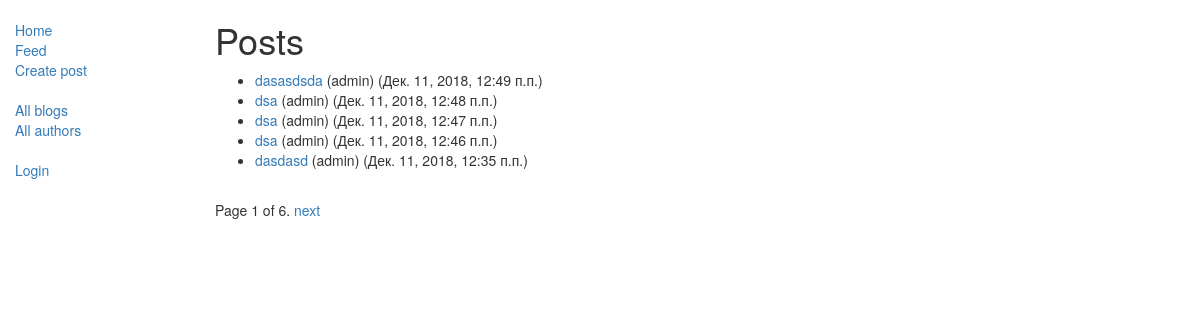
/blog/blogs/, run on the app's committed database.
### blog/models.py (models this page shows, shortened)
class Blog(models.Model):
    title = models.CharField(max_length=200)
    author = models.ForeignKey(Author, on_delete=models.SET_NULL, null=True)
    text = models.TextField()
    post_date = models.DateTimeField(auto_now_add=True)
    class Meta:
        ordering = ['-post_date']
    def get_absolute_url(self):
        return reverse('blog-detail', args=[str(self.id)])

class Author(models.Model):
    user = models.OneToOneField(User, on_delete=models.CASCADE)
    following = models.ManyToManyField('Author', related_name='followers', null=True, blank=True)
    class Meta:
        ordering = ["user"]
    def __str__(self):
        return self.user.username

### blog/views.py (the view)
# urls.py: path('blogs/', views.BlogListView.as_view(), name='blogs'),
class BlogListView(generic.ListView):
    model = Blog
    paginate_by = 5

### blog/templates/blog/blog_list.html
{% extends "base.html" %}
    {% block content %}
    <h1>Posts</h1>
    {% if blog_list %}
        <ul>
            {% for blog in blog_list %}
                <li>
                    <a href="{{ blog.get_absolute_url }}">{{ blog.title }}</a>
                    ({{ blog.author }}) ({{ blog.post_date }})
                </li>
            {% endfor %}
        </ul>
    {% else %}
        <p>There are no posts.</p>
    {% endif %}
{% endblock %}

### data on the page
Blog: title "dasasdsda", author "admin", post_date "Дек. 11, 2018, 12:49 п.п."
Blog: title "dsa", author "admin", post_date "Дек. 11, 2018, 12:48 п.п."
Blog: title "dsa", author "admin", post_date "Дек. 11, 2018, 12:47 п.п."
Blog: title "dsa", author "admin", post_date "Дек. 11, 2018, 12:46 п.п."
Blog: title "dasdasd", author "admin", post_date "Дек. 11, 2018, 12:35 п.п."

### other printed values
{{ page_obj.number }} "1"
{{ page_obj.paginator.num_pages }} "6"
